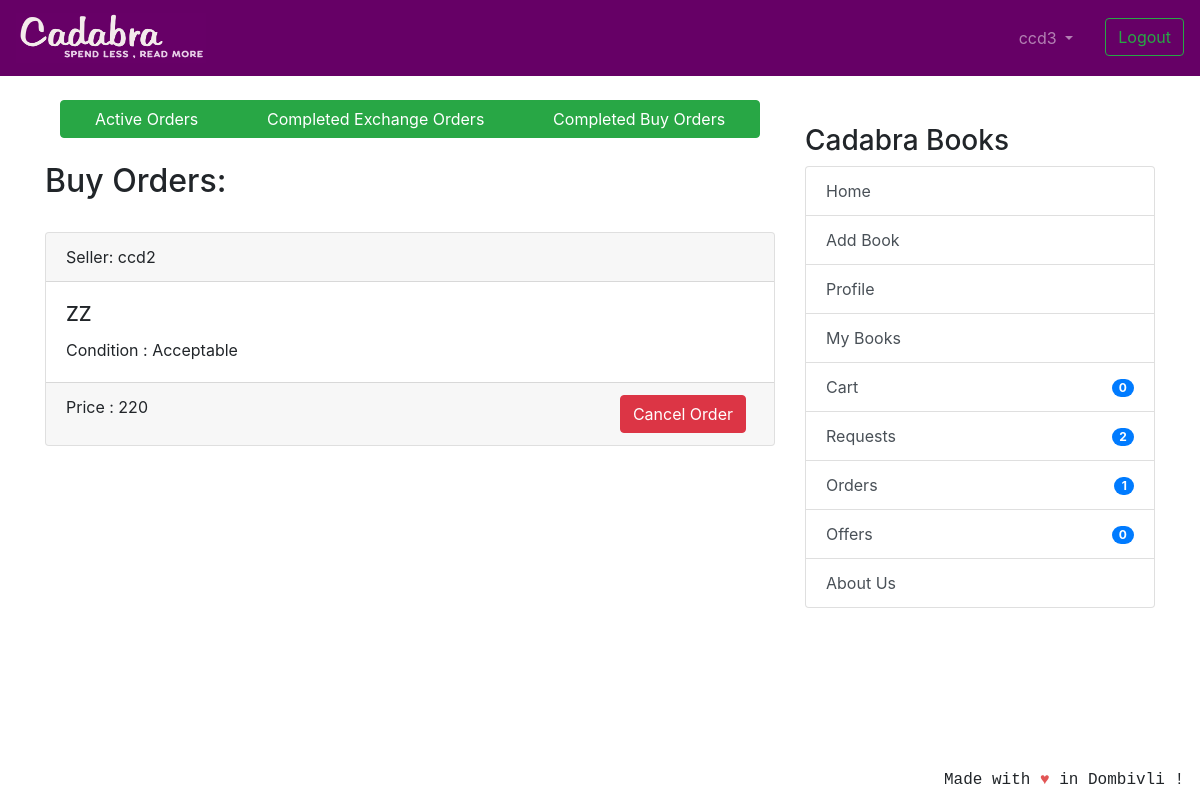
/transaction/orders/ (signed in), run on an earlier commit of the app's database.
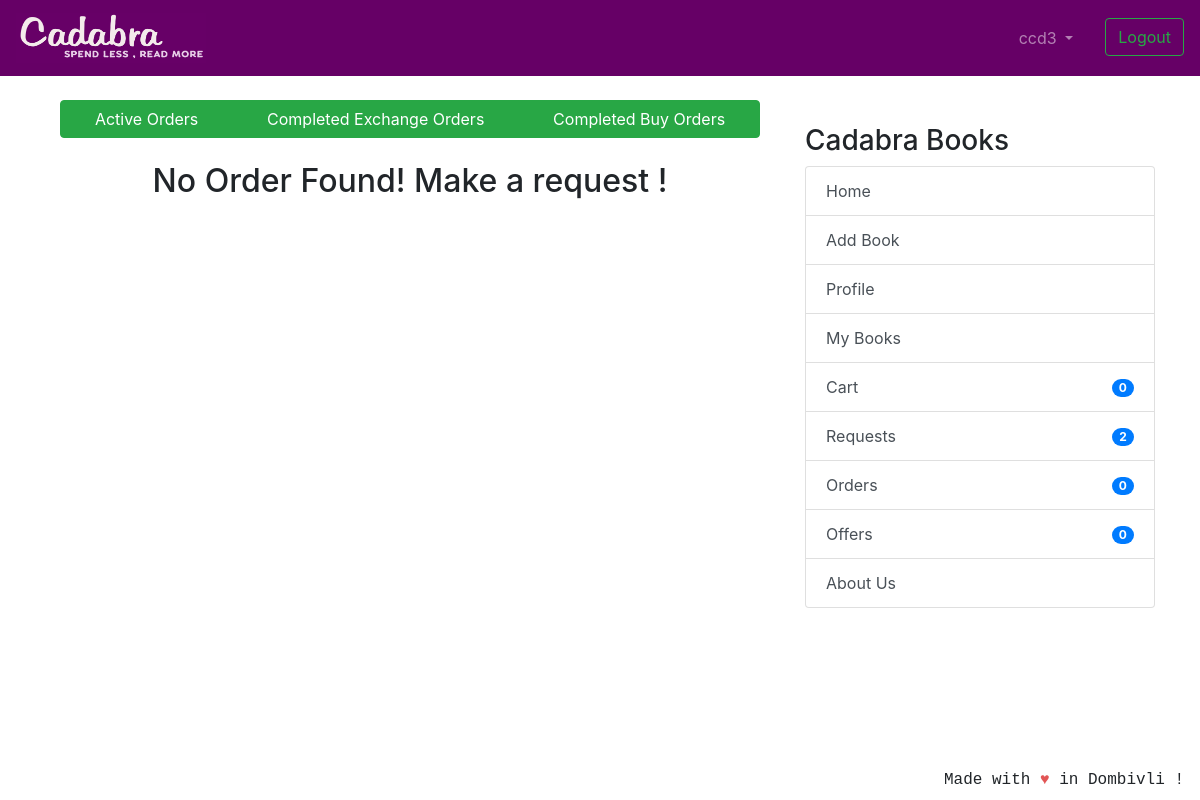
And on a later commit of the database.
### coreapp/models.py (models this page shows, shortened)
class FinalBuyOrder(models.Model):
    user = models.ForeignKey(User, related_name='user',
                             on_delete=models.CASCADE)
    book = models.ForeignKey(Book, on_delete=models.CASCADE)
    seller = models.ForeignKey(
        User, related_name='seller',  on_delete=models.CASCADE)
    useraddress = models.ForeignKey(
        ShippingAddress, related_name='address', on_delete=models.CASCADE)
    selleraddress = models.ForeignKey(
        ShippingAddress, related_name='selleraddress', on_delete=models.CASCADE)
    date_ordered = models.DateTimeField(auto_now_add=True)
    total_price = models.IntegerField(null=True)

class Book(models.Model):
    user = models.ForeignKey(User, on_delete=models.CASCADE, null=True)
    book_name = models.CharField(
        max_length=100, help_text="We only deal with original books with ISBN codes, pirated books will not be accepted.")
    author_name = models.CharField(max_length=100, blank=True, null=True)
    description = models.CharField(max_length=2000, blank=True, null=True)
    image = models.ImageField('Book Image', null=True,
                              blank=True, upload_to="book_images/")
    price = models.IntegerField(
        null=True, blank=True, help_text="We would be deducting 20 rupees from item price for delivery purposes.")
    sell_or_exchange = models.CharField(
        max_length=100, choices=BUY_OR_EXCHANGE, default='Exchange', help_text="By adding items to exchange you can make requests to other users for exchange.")
    condition = models.CharField(
        max_length=100, choices=CONITION_CHOICES, default='Acceptable')
    created_at = models.DateTimeField(auto_now_add=True)
    image_url = models.CharField(max_length=500,blank=True,null=True)
    class Meta:
        verbose_name = 'Book'
        verbose_name_plural = 'Books'

### transaction/views.py (the view)
# urls.py: path('orders/', views.TransactionListView.as_view(), name='orders_view'),
class TransactionListView(LoginRequiredMixin, generic.ListView):
    model = Transaction
    template_name = 'transaction_order.html'
    context_object_name = 'orders'
    def get_queryset(self):
        return Transaction.objects.filter(Q(offerrer=self.request.user) | Q(requester=self.request.user)).order_by('timestamp')
    def get_context_data(self, **kwargs):
        context = super().get_context_data(**kwargs)
        context['buy_order'] = FinalBuyOrder.objects.filter(
            user=self.request.user).order_by('-date_ordered')
        return context

### nofapapp/context_processors.py (called while the page is built)
def add_variable_to_context(request):
    if request.user.id:
        orderitems = Order.objects.get(owner=request.user.profile)
        return {
            'requestscount': Requests.objects.filter(requester=request.user).count(),
            'offercount' : Requests.objects.filter(offerrer=request.user).count(),
            'orderscount': Transaction.objects.filter(Q(offerrer=request.user) | Q(requester=request.user)).count()+FinalBuyOrder.objects.filter(user=request.user).count(),
            'cartitemscount': orderitems.items.count(),
            'addresscheck': get_object_or_404(ShippingAddress, profile=get_object_or_404(Profile, user=request.user)).address1,
            }
    else:
        return {}

### templates/transaction_order.html (shortened to what this page needs)
{% extends 'base.html' %}
{% block content %}
<div class="btn-group container-fluid">
    <a href="{% url 'transaction:orders_view' %}" class="btn btn-success">Active Orders</a>
    <a href="{% url 'transaction:exchange-order' %}" class="btn btn-success">Completed Exchange Orders</a>
    <a href="{% url 'transaction:buy-order' %}" class="btn btn-success">Completed Buy Orders</a>
</div>
<br />
<br/>
{% if orders or buy_order %}
{% if buy_order %}
<h2 align="left">Buy Orders:</h2>
<br/>
{% for order in buy_order %}
<div class="card text-left">
    <div class="card-header">
        Seller: {{ order.seller }}</a>
    </div>
    <div class="card-body">
        <h5 class="card-title">{{ order.book.book_name }}</h5>
        <p class="card-text">Condition : {{ order.book.condition }} </p>
    </div>
    <div class="card-footer text-mutxed">
        Price : {{ order.total_price }}
        <a href="{% url 'cart:finalorder-delete' order.id %}" class="mr-2 btn btn-danger float-right">Cancel Order</a>
    </div>
</div>
{% endfor %}
{% endif %}
{% else %}
<h2 align="center">No Order Found! Make a request !</h2>
{% endif %}
{% endblock %}

### templates/base.html (shortened to what this page needs)
{% load static %}
<!doctype html>
<html lang="en">
  <head>
    <link rel="stylesheet" href="https://stackpath.bootstrapcdn.com/bootstrap/4.2.1/css/bootstrap.min.css"
>
  </head>
  <body>
    <header class="site-header">
<nav class="navbar navbar-expand-lg navbar-dark" style="background-color: #660066;">
  <a class="navbar-brand" href="{% url 'coreapp:list_entries' %}">
      <img src="{% static 'img/cadabra.png' %}" alt="Logo" style="width:190px;height:50px" >
    </a>
  <div class="collapse navbar-collapse" id="navbarSupportedContent">
    <ul class="navbar-nav ml-auto">
      {% if user.is_authenticated %}
      <li class="nav-item dropdown">
        <a class="nav-link dropdown-toggle mr-3" href="#" id="navbarDropdown" role="button" data-toggle="dropdown"
          aria-haspopup="true" aria-expanded="false">
          {{ user.username }}
        </a>
      </li>
      <li><a class="btn btn-outline-success ml-2 my-2 my-sm-0" href="{% url 'logout'%}">Logout</a></li>
        {% else %}
      <li><a href="{% url 'login' %}" class="btn btn-outline-success">Login</a></li>
      <li><a href="{% url 'coreapp:signup' %}" class="btn btn-primary ml-2">Sign up</a></li>
      {% endif %}
    </ul>
  </div>
</nav>
  </header>
  <br/>
    <div class="container">
      <div class="row justify-content-center">
        <div class="col-8">
          {% block content %}
          {% endblock %}
        </div>
        {% if user.is_authenticated %}
                <div class="col-md-4">
                  <div class="content-section">
                    <br/>
                    <h3>Cadabra Books</h3>
                      <ul class="list-group">
                        <a class="list-group-item list-group-item-action" href="{% url 'coreapp:list_entries' %}" > Home </a>
                        <a class="list-group-item list-group-item-action" href="{% url 'coreapp:new_entry' %}" > Add Book</a>
                        <a class="list-group-item list-group-item-action" href="{% url 'coreapp:profile' %}" >Profile</a>
                        <a class="list-group-item list-group-item-action" href="{% url 'coreapp:userbooks' %}" >My Books</a>
                        <a class="list-group-item list-group-item-action" href="{% url 'cart:cart_items' %}" >Cart<span class="badge badge-primary badge-pill float-right mt-1">{{ cartitemscount }}</span> </a>
                        <a class="list-group-item list-group-item-action" href="{% url 'transaction:requests_view' %}" >Requests<span class="badge badge-primary badge-pill float-right mt-1">{{ requestscount }}</span></a>
                        <a class="list-group-item list-group-item-action" href="{% url 'transaction:orders_view' %}" >Orders <span class="badge badge-primary badge-pill float-right mt-1">{{ orderscount }}</span></a>
                        <a class="list-group-item list-group-item-action" href="{% url 'transaction:offers_view' %}" >Offers <span class="badge badge-primary badge-pill float-right mt-1">{{ offercount }}</span></a>
                        <a class="list-group-item list-group-item-action" href="{% url 'coreapp:aboutus' %}">About Us</a>
                      </ul>
                      <br/>
                  </div>
                </div>
                {% endif %}
      </div>
    </div>
<footer class="site-footer mr-3 mb-2" style="position:fixed;right:0;bottom:0;font-family: 'Courier';font-style: bold;">
  Made with <span style="color: #e25555;">&hearts;</span> in Dombivli !
</footer>
</body>
</html>

What changed in the data, as far as the page shows it:
removed FinalBuyOrder: seller "ccd2", book.book_name "ZZ", book.condition "Acceptable", total_price "220"
Also different on the page:
{{ orderscount }}: "1" → "0"
text no longer shown: "Buy Orders:"
text now shown: "No Order Found! Make a request !"
